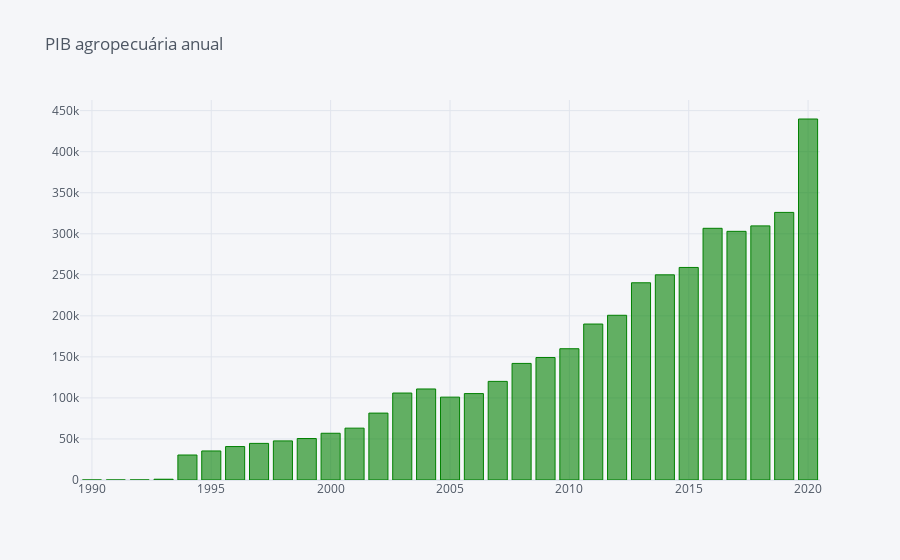

The code cell stored with this chart in its notebook:
### Code cell
pib_agro2['VALUE (R$)'].iplot(kind='bar',color='green', title= 'PIB agropecuária anual')

### Figure 1 — Plotly figure (JSON) as saved in the notebook; plotly's stock layout.template omitted (floating-point values rounded to 4 significant figures)
{"data": [{"marker": {"color": "rgba(0, 128, 0, 0.6)", "line": {"color": "rgba(0, 128, 0, 1.0)", "width": 1}}, "name": "VALUE (R$)", "orientation": "v", "text": "", "type": "bar", "x": ["1990-01-01", "1991-01-01", "1992-01-01", "1993-01-01", "1994-01-01", "1995-01-01", "1996-01-01", "1997-01-01", "1998-01-01", "1999-01-01", "2000-01-01", "2001-01-01", "2002-01-01", "2003-01-01", "2004-01-01", "2005-01-01", "2006-01-01", "2007-01-01", "2008-01-01", "2009-01-01", "2010-01-01", "2011-01-01", "2012-01-01", "2013-01-01", "2014-01-01", "2015-01-01", "2016-01-01", "2017-01-01", "2018-01-01", "2019-01-01", "2020-01-01"], "y": [0.8042, 4.124, 43.62, 955.5, 30460.0, 35380.0, 40760.0, 44610.0, 47610.0, 50530.0, 56960.0, 63170.0, 81520.0, 105900.0, 110900.0, 101000.0, 105300.0, 120200.0, 142100.0, 149200.0, 159932, 190024, 200695, 240290, 249975, 258967, 306655, 302971, 309611, 326000.0, 439800.0]}], "layout": {"legend": {"bgcolor": "#F5F6F9", "font": {"color": "#4D5663"}}, "paper_bgcolor": "#F5F6F9", "plot_bgcolor": "#F5F6F9", "title": {"font": {"color": "#4D5663"}, "text": "PIB agropecuária anual"}, "xaxis": {"gridcolor": "#E1E5ED", "showgrid": true, "tickfont": {"color": "#4D5663"}, "title": {"font": {"color": "#4D5663"}, "text": ""}, "zerolinecolor": "#E1E5ED"}, "yaxis": {"gridcolor": "#E1E5ED", "showgrid": true, "tickfont": {"color": "#4D5663"}, "title": {"font": {"color": "#4D5663"}, "text": ""}, "zerolinecolor": "#E1E5ED"}}}
